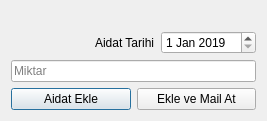
<?xml version="1.0" encoding="UTF-8"?>
<ui version="4.0">
 <class>AidatEkleDialog</class>
 <widget class="QDialog" name="AidatEkleDialog">
  <property name="geometry">
   <rect>
    <x>0</x>
    <y>0</y>
    <width>267</width>
    <height>112</height>
   </rect>
  </property>
  <property name="windowTitle">
   <string>Aidat Ekle</string>
  </property>
  <layout class="QGridLayout" name="gridLayout">
   <item row="1" column="3">
    <widget class="QDateEdit" name="aidat_tarihi">
     <property name="maximumDateTime">
      <datetime>
       <hour>23</hour>
       <minute>59</minute>
       <second>59</second>
       <year>2050</year>
       <month>12</month>
       <day>31</day>
      </datetime>
     </property>
     <property name="minimumDateTime">
      <datetime>
       <hour>0</hour>
       <minute>0</minute>
       <second>0</second>
       <year>2017</year>
       <month>1</month>
       <day>1</day>
      </datetime>
     </property>
     <property name="date">
      <date>
       <year>2019</year>
       <month>1</month>
       <day>1</day>
      </date>
     </property>
    </widget>
   </item>
   <item row="1" column="0">
    <spacer name="horizontalSpacer">
     <property name="orientation">
      <enum>Qt::Horizontal</enum>
     </property>
     <property name="sizeHint" stdset="0">
      <size>
       <width>40</width>
       <height>20</height>
      </size>
     </property>
    </spacer>
   </item>
   <item row="1" column="1" colspan="2">
    <widget class="QLabel" name="label_2">
     <property name="text">
      <string>Aidat Tarihi</string>
     </property>
    </widget>
   </item>
   <item row="2" column="0" colspan="4">
    <widget class="QLineEdit" name="input_miktar">
     <property name="placeholderText">
      <string>Miktar</string>
     </property>
    </widget>
   </item>
   <item row="0" column="0" colspan="4">
    <widget class="QLabel" name="aidat_text">
     <property name="text">
      <string/>
     </property>
    </widget>
   </item>
   <item row="4" column="0" colspan="4">
    <layout class="QHBoxLayout" name="horizontalLayout">
     <item>
      <widget class="QPushButton" name="btn_aidat_ekle">
       <property name="text">
        <string>Aidat Ekle</string>
       </property>
      </widget>
     </item>
     <item>
      <widget class="QPushButton" name="btn_mail">
       <property name="text">
        <string>Ekle ve Mail At</string>
       </property>
      </widget>
     </item>
    </layout>
   </item>
  </layout>
 </widget>
 <resources/>
 <connections/>
</ui>
